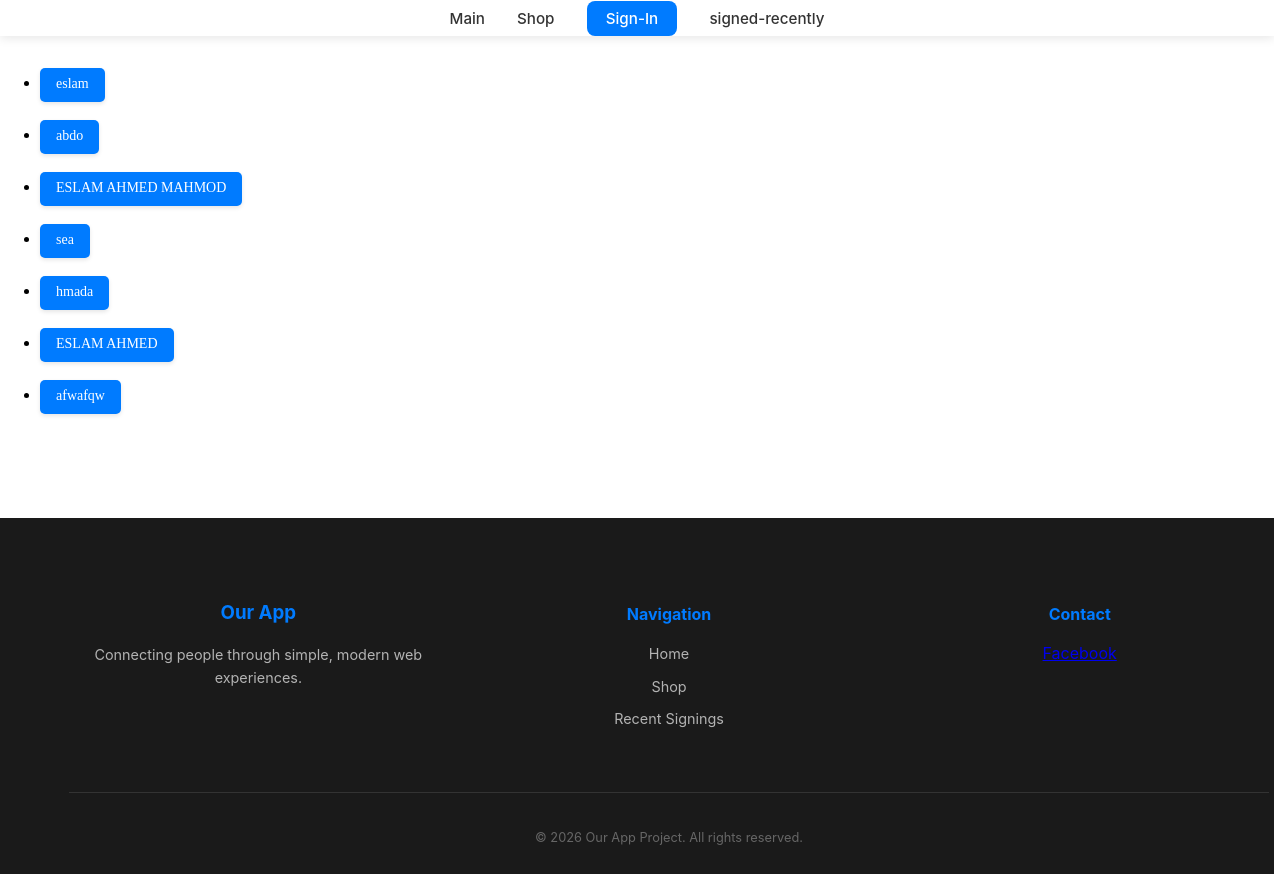
The app's page /WhoSigned?/, older data.
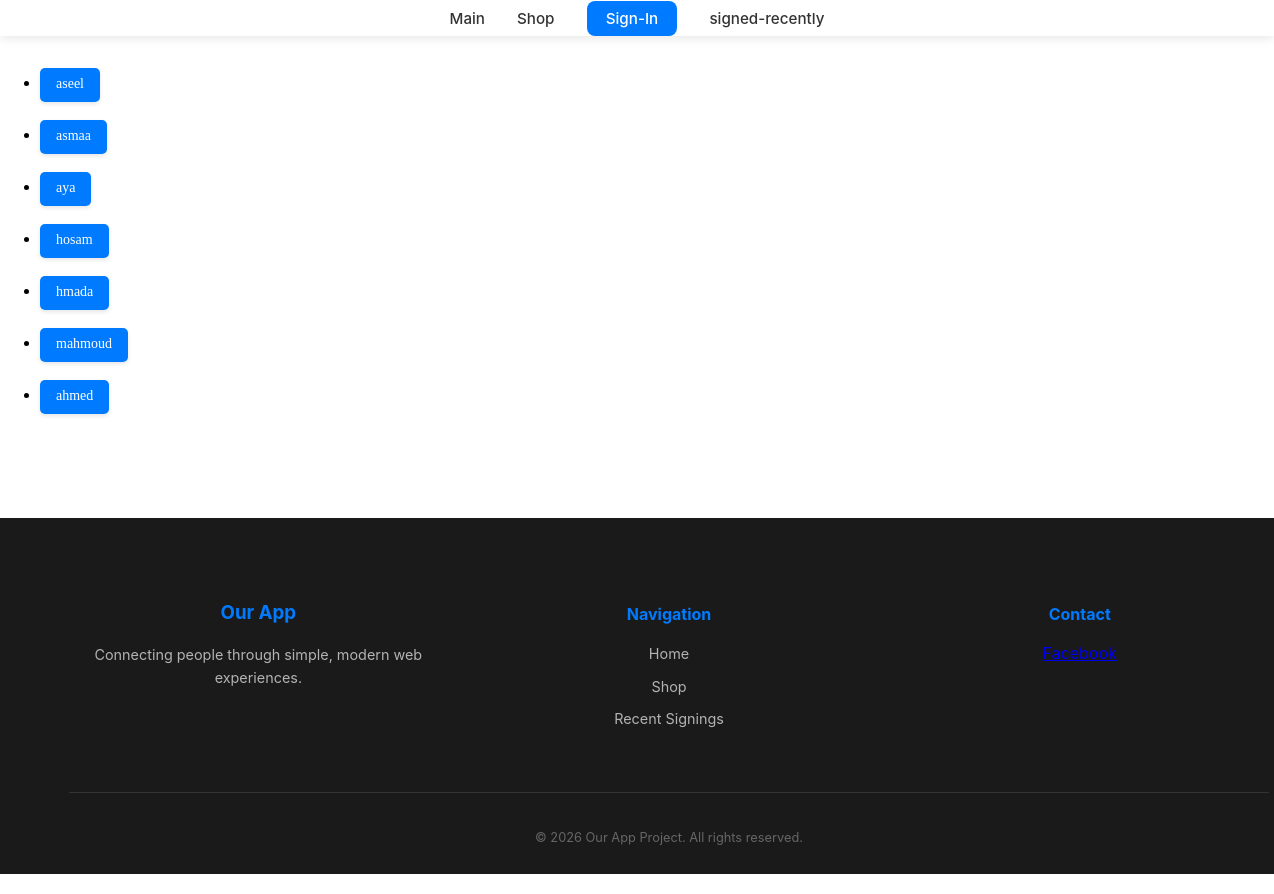
The same page, newer data.
### pages/models.py (models this page shows)
class Member(models.Model):
    name = models.CharField(max_length=20,default='name')
    password = models.CharField(default='password')
    email = models.EmailField(default='email')
    date = models.DateField(default=date.today(),blank=True)

### pages/views.py (the view)
# urls.py: path('WhoSigned?/',views.signy,name='signypage'),
def signy(request):
    return render(request,'signy.html',{'data':Member.objects.all()})

### templates/signy.html (shortened to what this page needs)
{% extends "base.html" %}
{%block body%}
<ul>
{%for x in data%}
<li><a href="{%url 'info' x.id%}" class="clean-link" id="linky">{{x.name}}</a></li>
<br>
{%endfor%}
</ul>
{%endblock%}

Row changes from the older to the newer data that the page shows:
changed Member: name "eslam" → "aseel"
changed Member: name "abdo" → "asmaa"
changed Member: name "ESLAM AHMED MAHMOD" → "aya"
changed Member: name "sea" → "hosam"
changed Member: name "ESLAM AHMED" → "mahmoud"
changed Member: name "afwafqw" → "ahmed"
